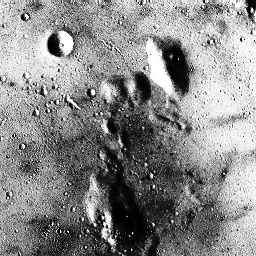
#> input picture adjusted_moon.jpg, 256 x 256 px
$ python linear_correction.py
#> lines starting #> are read from the running program, lines starting #| are printed output that depends on the picture
from PIL import Image
import numpy as np
import matplotlib.pyplot as plt
from sklearn.preprocessing import PolynomialFeatures
from sklearn.linear_model import LinearRegression
import pandas as pd
class LinearCorrection:
    def __init__(self, image):
#> called with image = 'adjusted_moon.jpg'
        self.image = np.asarray(Image.open(image))
#> self.image is the input picture: shape (256, 256); min 0, max 255, mean 137.2
        self.length, self.width= self.image.shape
#> self.length = 256; self.width = 256
        self.overall = self.length* self.width
#> self.overall = 65536
    def get_positions(self):
        dic={}
        horiz = []
        vertic =[]
        y = []
        for i in range(self.length):
            for j in range(self.width):
                dic[(i,j)] = self.image[i][j]
                horiz.append(j)
                vertic.append(i)
                y.append(self.image[i][j])
#> after the loop, dic = 65536 items; horiz = 65536 items; vertic = 65536 items; y = 65536 items
        return dic, horiz, vertic, y
    def create_image(self, difference):
        count = 0
        target = [[0] * self.width for _ in range(self.length)]
        for i in range(256):
            for j in range(256):
                target[i][j] = difference[count]
                count += 1
        return target
if __name__ == '__main__':
    corrector = LinearCorrection('adjusted_moon.jpg')
    plt.imshow(corrector.image, cmap='gray')
    plt.show()
    dic, horiz, vertic, y  = corrector.get_positions()
#> dic = 65536 items; horiz = 65536 items; vertic = 65536 items; y = 65536 items
    horiz, vertic, y = np.array(horiz), np.array(vertic), np.array(y)
    df = pd.DataFrame()
    df['horiz'] = horiz
    df['vertic'] = vertic
    model = LinearRegression()
    model.fit(df, y)
    predictions = model.predict(df)
    difference = y - predictions
    target = corrector.create_image(difference)
#> after the loop in create_image, `for i in range(256):`: count = 65536; target = 256 items
#> target = 256 items
    plt.imshow(target, cmap='gray')
    plt.show()
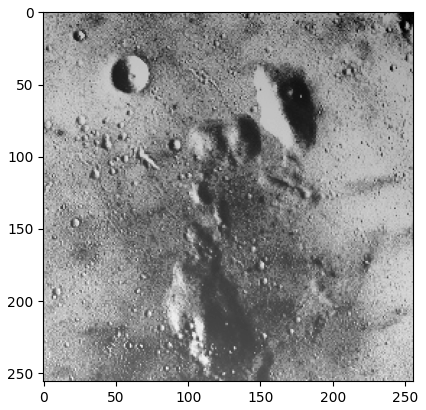
#> figure drawn by matplotlib, 1 panel
    poly = PolynomialFeatures(2)
    df = poly.fit_transform(df)
    model.fit(df, y)
    predictions = model.predict(df)
    difference = y - predictions
    target = corrector.create_image(difference)
    plt.imshow(target, cmap='gray')
    plt.show()
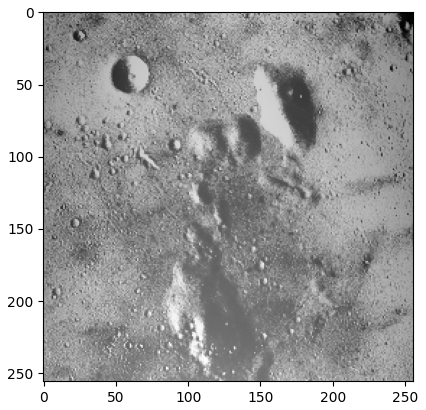
#> figure drawn by matplotlib, 1 panel
